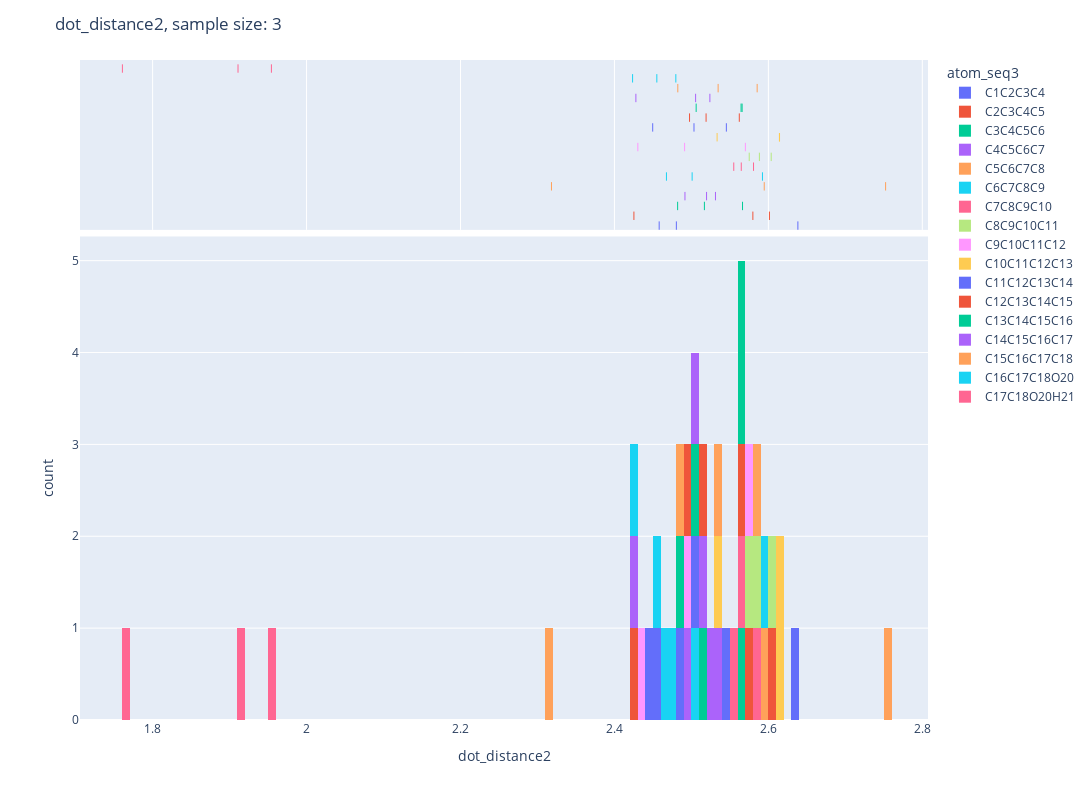
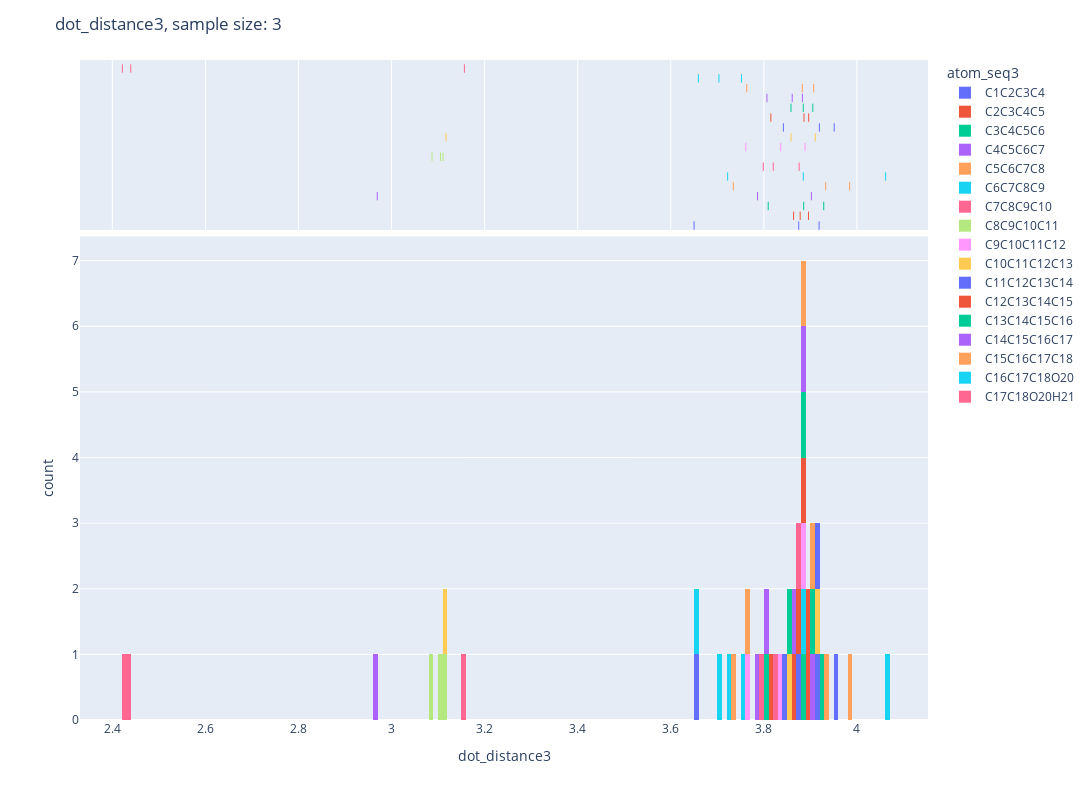
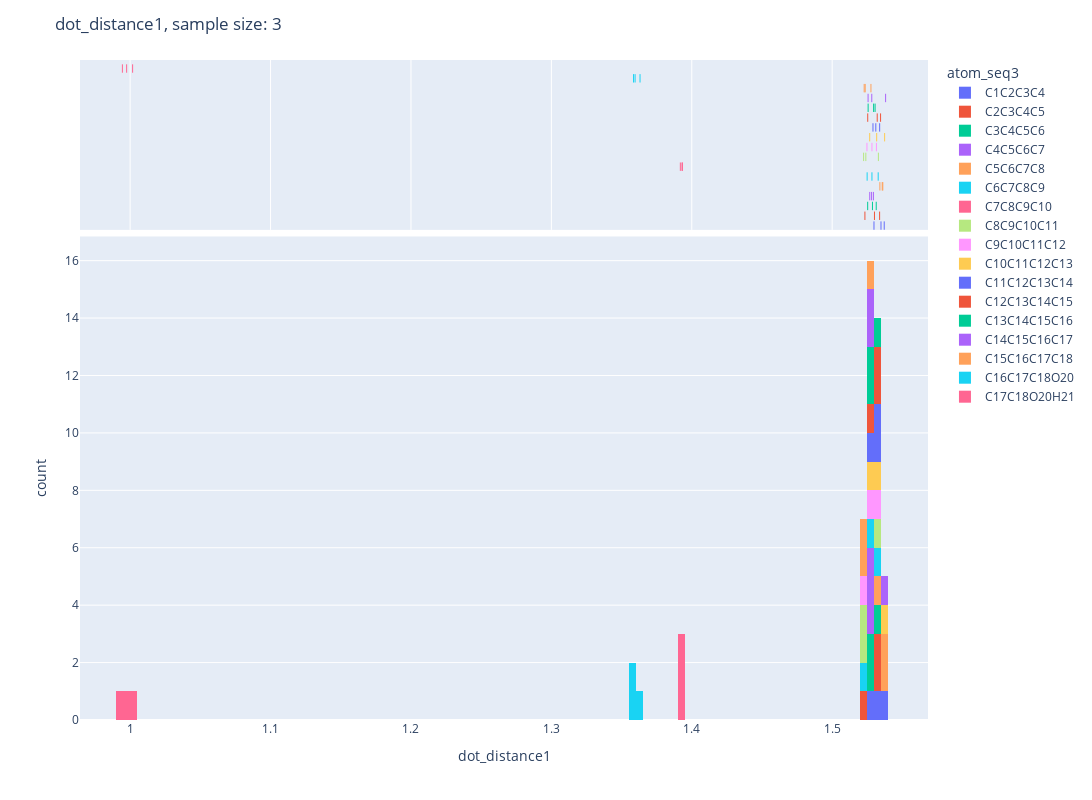

Notebook code cell kept with these figures, in order:
### Code cell
#protein_hist(df.dropna(),xlabel="dots-distance")
protein_hist(df.dropna(),xlabel="dot_distance2")
protein_hist(df.dropna(),xlabel="dot_distance3")
protein_hist(df.dropna(),xlabel="dot_distance1")
#protein_hist(df.dropna(),xlabel="dots-angle")
#protein_hist(df.dropna(),xlabel="planes-angle")
